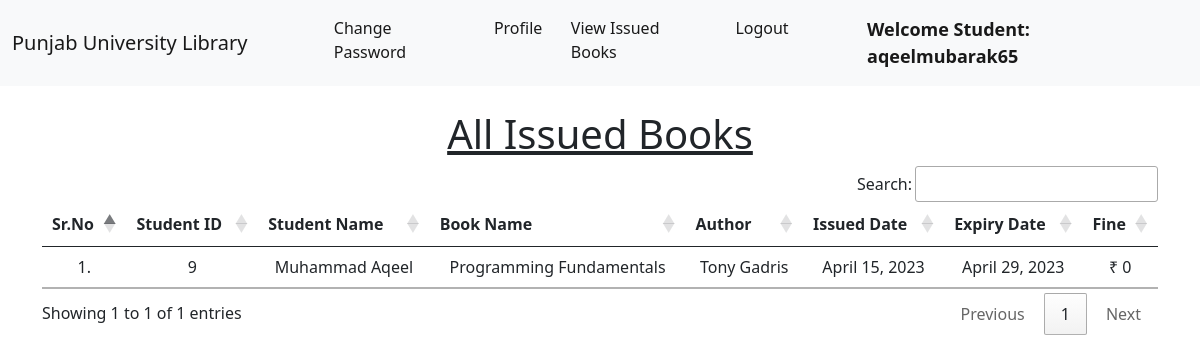
The app's page /student_issued_books/ (signed in) with its own data.
### library/models.py (models this page shows, shortened)
class Book(models.Model):
    name = models.CharField(max_length=200)
    author = models.CharField(max_length=200)
    isbn = models.PositiveIntegerField()
    category = models.CharField(max_length=50)

class IssuedBook(models.Model):
    student_id = models.CharField(max_length=100, blank=True)
    isbn = models.CharField(max_length=13)
    issued_date = models.DateField(auto_now=True)
    expiry_date = models.DateField(default=expiry)

### library/views.py (the view)
# urls.py: path("student_issued_books/", views.student_issued_books, name="student_issued_books"),
@login_required(login_url = '/student_login')
def student_issued_books(request):
    student = Student.objects.filter(user_id=request.user.id)
    issuedBooks = IssuedBook.objects.filter(student_id=student[0].user_id)
    li1 = []
    li2 = []
    for i in issuedBooks:
        books = Book.objects.filter(isbn=i.isbn)
        for book in books:
            t=(request.user.id, request.user.get_full_name, book.name,book.author)
            li1.append(t)
        days=(date.today()-i.issued_date)
        d=days.days
        fine=0
        if d>15:
            day=d-14
            fine=day*5
        t=(issuedBooks[0].issued_date, issuedBooks[0].expiry_date, fine)
        li2.append(t)
    return render(request,'student_issued_books.html',{'li1':li1, 'li2':li2})

### library/templates/student_issued_books.html (shortened to what this page needs)
{% extends 'student_navbar.html' %}
{% load static %}
{% block body %}
<div class="container mt-4">
    <h1 class="text-center"><u>All Issued Books</u></h1>
    <table class="table table-hover" id="example">
        <thead>
            <tr class="text-center">
                <th>Sr.No</th>
                <th>Student ID</th>
                <th>Student Name</th>
                <th>Book Name</th>
                <th>Author</th>
                <th>Issued Date</th>
                <th>Expiry Date</th>
                <th>Fine</th>
            </tr>
        </thead>
        <tbody>
            {% for i in li1 %}
            <tr class="text-center">
                <td>{{forloop.counter}}.</td>
                <td>{{i.0}}</td>
                <td>{{i.1}}</td>
                <td>{{i.2}}</td>
                <td>{{i.3}}</td>
                {% endfor %}
                {% for i in li2 %}
                <td>{{i.0}}</td>
                <td>{{i.1}}</td>
                <td>₹ {{i.2}}</td>
            </tr>
            {% endfor %}
        </tbody>
    </table>
    </div>
{% endblock %}

### library/templates/student_navbar.html (shortened to what this page needs)
<!doctype html>
<html lang="en">
  <head>
    <link href="https://cdn.jsdelivr.net/npm/bootstrap@5.1.0/dist/css/bootstrap.min.css" rel="stylesheet">
    <link rel="stylesheet" href="https://cdn.datatables.net/1.10.25/css/jquery.dataTables.min.css">
    <link rel="stylesheet" href="https://cdn.datatables.net/buttons/1.7.1/css/buttons.dataTables.min.css">
  </head>
  <body>
    <nav class="navbar navbar-expand-lg navbar-light bg-light sticky-top">
        <div class="container-fluid">
          <a class="navbar-brand" href="#">Punjab University Library</a>
          <div class="collapse navbar-collapse" id="navbarSupportedContent">
            <ul class="navbar-nav me-auto mb-2 mb-lg-0">
              <li class="nav-item">
                <a class="nav-link active" aria-current="page" href="/change_password/">Change Password</a>
              </li>
              <li class="nav-item">
                <a class="nav-link active" aria-current="page" href="/profile/">Profile</a>
              </li>
              <li class="nav-item">
                <a class="nav-link active" aria-current="page" href="/student_issued_books/">View Issued Books</a>
              </li>
              <li class="nav-item">
                <a class="nav-link active" aria-current="page" href="/logout/">Logout</a>
              </li>
              <li class="nav-item">
                <a style="font-weight:600; font-family:'Segoe UI', Tahoma, Geneva, Verdana, sans-serif; font-size: large;" class="nav-link active" href="#">Welcome Student: {{request.user}}</a>
              </li>
            </ul>
          </div>
        </div>
      </nav>
      {% block body %}
      {% endblock %}
  </body>
</html>

### records on screen
Book: name "Programming Fundamentals", author "Tony Gadris"
IssuedBook: issued_date "April 15, 2023", expiry_date "April 29, 2023"

### other values on screen
{{ request.user }} "aqeelmubarak65"
{{ i.0 }} "9"
{{ i.1 }} "Muhammad Aqeel"
{{ i.2 }} "0"
